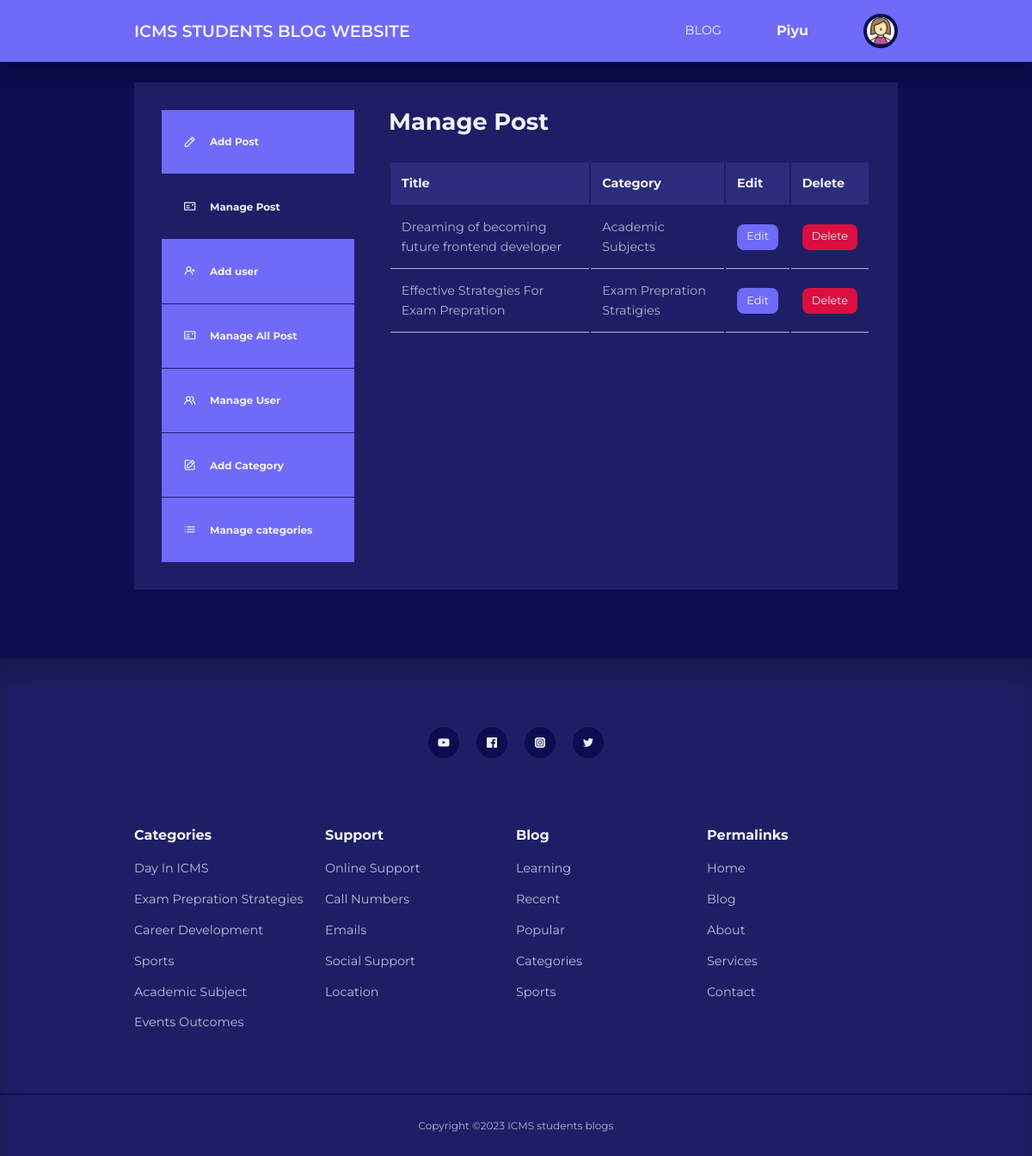
Page /admin/ (signed in) on the committed database.
### tables this page shows
CREATE TABLE `users` (
  `id` int(11) UNSIGNED NOT NULL,
  `firstname` varchar(50) NOT NULL,
  `lastname` varchar(50) NOT NULL,
  `username` varchar(50) NOT NULL,
  `email` varchar(100) NOT NULL,
  `password` varchar(255) NOT NULL,
  `avatar` varchar(255) NOT NULL,
  `is_admin` tinyint(1) NOT NULL
);

CREATE TABLE `posts` (
  `id` int(11) UNSIGNED NOT NULL,
  `title` varchar(255) NOT NULL,
  `body` text NOT NULL,
  `thumbnail` varchar(255) NOT NULL,
  `date_time` timestamp NOT NULL DEFAULT current_timestamp(),
  `category_id` int(11) UNSIGNED DEFAULT NULL,
  `author_id` int(11) UNSIGNED NOT NULL,
  `is_featured` tinyint(1) NOT NULL
);

CREATE TABLE `categories` (
  `id` int(11) UNSIGNED NOT NULL,
  `title` varchar(50) NOT NULL,
  `description` text NOT NULL
);

### admin/partials/header.php (called while the page is built, shortened)
<?php
require '../partials/header.php';

### admin/index.php (the view, shortened to what this page needs)
<?php
include 'partials/header.php';
$current_user_id = $_SESSION['user_id'];
$query = "SELECT id,title,category_id FROM posts WHERE author_id=$current_user_id ORDER BY id DESC";
$posts = mysqli_query($connection, $query);
?>
<section class="dashboard">
    <div class="container dashboard__container">
        <aside>
            <ul>
                <li><a href="add-post.php"><i class="uil uil-pen"></i>
                        <h5>Add Post</h5>
                    </a>
                </li>
                <li>
                    <a href="index.php" class="active"><i class="uil uil-postcard"></i>
                        <h5>Manage Post</h5>
                    </a>
                </li>
                <?php if (isset($_SESSION['user_is_admin'])) : ?>
                    <li><a href="add-user.php"><i class="uil uil-user-plus"></i>
                            <h5>Add user</h5>
                        </a>
                    </li>
                    <li><a href="manageAllPost.php"><i class="uil uil-postcard"></i>
                            <h5>Manage All Post</h5>
                        </a>
                    </li>
                    <li>
                        <a href="manage-users.php"><i class="uil uil-users-alt"></i>
                            <h5>Manage User</h5>
                        </a>
                    </li>
                    <li>
                        <a href="add-category.php"><i class="uil uil-edit"></i>
                            <h5>Add Category</h5>
                        </a>
                    </li>
                    <li>
                        <a href="manage-categories.php"><i class="uil uil-list-ul"></i>
                            <h5>Manage categories</h5>
                        </a>
                    </li>
                <?php endif ?>
            </ul>
        </aside>
        <main>
            <h2>Manage Post</h2>
            <?php if (mysqli_num_rows($posts) > 0) : ?>
                <table>
                    <thead>
                        <tr>
                            <th>Title</th>
                            <th>Category</th>
                            <th>Edit</th>
                            <th>Delete</th>
                        </tr>
                    </thead>
                    <tbody>
                        <?php while ($post = mysqli_fetch_assoc($posts)) : ?>
                            <?php
                            $category_id = $post['category_id'];
                            $category_query = "SELECT title FROM categories WHERE id=$category_id";
                            $category_result = mysqli_query($connection, $category_query);
                            $category = mysqli_fetch_assoc($category_result);
                            ?>
                            <tr>
                                <td><?= $post['title'] ?></td>
                                <td><?= $category['title'] ?></td>
                                <td><a href="<?= ROOT_URL ?>admin/edit-post.php?id=<?= $post['id'] ?>" class="btn sm">Edit</a></td>
                                <td><a href="<?= ROOT_URL ?>admin/delete-post.php?id=<?= $post['id'] ?>" class="btn sm danger">Delete</a></td>
                            </tr>
                        <?php endwhile ?>
                    </tbody>
                </table>
            <?php else : ?>
                <div class="alert__message error"><?= "No posts found" ?></div>
            <?php endif ?>
        </main>
    </div>
</section>
<?php
include '../partials/footer.php';
?>

### partials/header.php (shortened to what this page needs)
<?php
require 'config/database.php';
if (isset($_SESSION['user_id'])) {
    $id = filter_var($_SESSION['user_id'], FILTER_SANITIZE_NUMBER_INT);
    $query = "SELECT avatar FROM users WHERE id=$id";
    $result = mysqli_query($connection, $query);
    $avatar = mysqli_fetch_assoc($result);
}
?>
<!DOCTYPE html>
<html>
<head>
    <link rel="stylesheet" href="<?= ROOT_URL ?>css/style.css">
    <link rel="stylesheet" href="https://unicons.iconscout.com/release/v4.0.0/css/line.css">
</head>
<body>
    <nav>
        <div class="container nav__container">
            <a href="<?= ROOT_URL ?>" class="nav__logo">ICMS STUDENTS BLOG WEBSITE</a>
            <ul class="nav__items">
                <li><a href="<?= ROOT_URL ?>blog.php">BLOG</a></li>
                <?php
                if (isset($_SESSION['user_id'])) {
                    $users = mysqli_query($connection, "SELECT * FROM users WHERE id = $id");
                    while ($user = mysqli_fetch_array($users))
                        if (isset($_SESSION['user_id'])) { ?>
                        <h4><?php echo $user["username"]; ?></h4>
                        <li class="nav__profile">
                            <div class="avatar">
                                <img class="" width="99%" src="<?= ROOT_URL . 'images/' . $avatar['avatar'] ?>">
                            </div>
                        </li>
                    <?php } else { ?>
                        <li><a href="<?= ROOT_URL ?>signin.php">SIGN IN</a></li>
                <?php }
                } else {
                    echo '<li><a href="signin.php">SIGN IN</a></li>';
                }
                ?>
            </ul>
        </div>
    </nav>

### css/style.css (style rules this page uses)
:root { --color-primary: #6f6af8; --color-primary-light: hsl(242, 91%, 69%, 18%); --color-primary-variant: #5854c7; --color-red: #da0f3f; --color-red-light: hsl(346, 87%, 46%, 15%); --color-green: #00c476; --color-green-light: hsl(156, 100%, 38%, 15%); --color-gray-900: #1e1e66; --color-gray-700: #2d2b7c; --color-gray-300: rgba(112, 50, 194, 0.87); --color-gray-200: rgba(242, 242, 254, 0.7); --color-white: #f2f2fe; --color-bg: #0c0c50; --transition: all 300ms ease; --container-width-lg: 74%; --container-width-md: 88%; --form-width: 40%; --card-border-radius-1: 0.3rem; --card-border-radius-2: 0.5rem; --card-border-radius-3: 0.8rem; --card-border-radius-4: 2rem; --card-border-radius-5: 5rem; }
* { margin: 0; padding: 0; outline: 0; border: 0; appearance: 0; list-style: none; text-decoration: none; box-sizing: border-box; }
body { font-family: 'Montserrat', sans-serif; line-height: 1.6; color: var(--color-gray-200); overflow-x: hidden; background: var(--color-bg); font-size: 0.9rem; }
.container { width: var(--container-width-lg); max-width: 1800px; margin-inline: auto; }
section { margin-top: 3rem; width: 100vw; }
h1, h2, h3, h4, h5 { color: var(--color-white); line-height: 1.3; }
h2 { font-size: 1.7rem; margin: 1rem 0; }
h4 { font-size: 1rem; }
a { color: var(--color-white); transition: var(--transition); }
nav { background: var(--color-primary); width: 100vw; height: 4.5rem; position: fixed; top: 0; z-index: 10; box-shadow: 0 1rem 1rem rgba(0, 0, 0, 0.2); }
.nav__container { height: 100%; display: flex; align-items: center; justify-content: space-between; }
.avatar { width: 2.5rem; height: 2.5rem; border-radius: 50%; overflow: hidden; border: 0.3rem solid var(--color-bg); }
.nav__logo { font-weight: 600; font-size: 1.2rem; }
.nav__items { display: flex; align-items: center; gap: 4rem; }
.nav__profile { position: relative; cursor: pointer; }
.btn { display: inline-block; width: fit-content; padding: 0.6rem 1.2rem; background-color: var(--color-primary); border-radius: var(--card-border-radius-2); cursor: pointer; transition: var(--transition); color: var(--color-white); }
.btn.sm { padding: 0.3rem 0.7rem; font-size: 0.8rem; }
.btn.danger { background: var(--color-red); }
.dashboard { margin-top: 6rem; }
.dashboard__container { display: grid; grid-template-columns: 14rem auto; gap: 1rem; background: var(--color-gray-900); padding: 2rem; margin-bottom: 5rem; }
.dashboard aside a { background-color: var(--color-primary); display: flex; gap: 1rem; align-items: center; padding: 1.6rem; }
.dashboard aside ul li:not(:last-child) a { border-bottom: 1px solid var(--color-gray-900); }
.dashboard aside a.active { background-color: var(--color-gray-900); }
.dashboard main { margin-left: 1.5rem; }
.dashboard main h2 { margin: 0 0 2rem 0; line-height: 1; }
.dashboard main table { width: 100%; text-align: left; }
.dashboard main table th { background: var(--color-gray-700); padding: 0.8rem; color: var(--color-white); }
.dashboard main table td { padding: 0.8rem; border-bottom: 1px solid var(--color-gray-200); }

### rows in the picture
users: username "Piyu", avatar (picture)
posts: title "Dreaming of becoming future frontend developer", category.title "Academic Subjects"
posts: title "Effective Strategies For Exam Prepration", category.title "Exam Prepration Stratigies"
